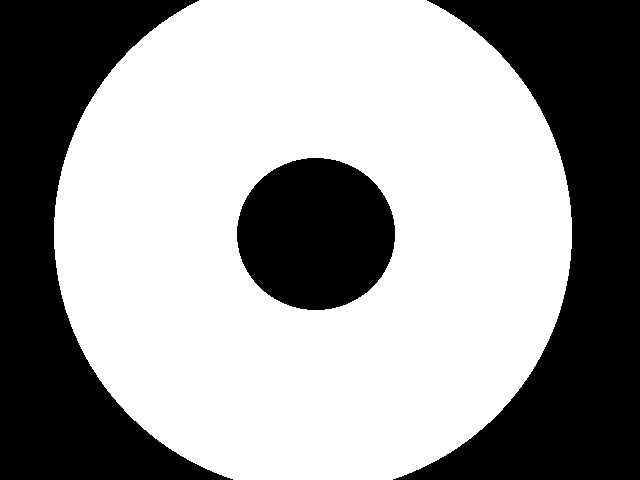
#> input picture scripts/mask_ok.png, 640 x 480 px
$ python mask_small.py
#> lines starting #> are read from the running program, lines starting #| are printed output that depends on the picture; after the words box and inside, x2 and y2 are one past the last pixel; in counts of white or black regions, pixels touching at a corner belong together
import os
import cv2

mask = cv2.imread('mask_ok.png', 0)
#> mask: shape (480, 640); 60.8% white; 3 black regions, box (x1, y1, x2, y2) and area: (393, 0, 640, 480) 54183, (0, 0, 233, 480) 47498, (237, 158, 395, 310) 18850
mask = cv2.resize(mask, (160, 120))
#> mask: shape (120, 160)
mask = cv2.flip(mask, -1)
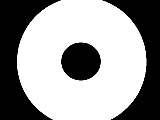
#> mask: shape (120, 160); min 0, max 255, mean 155

dataset_path = '/home/legion/PycharmProjects/mgr/NBProgram/dataset_NB_masked'

#> (the run stopped early here; a loop or call above may not have finished)
